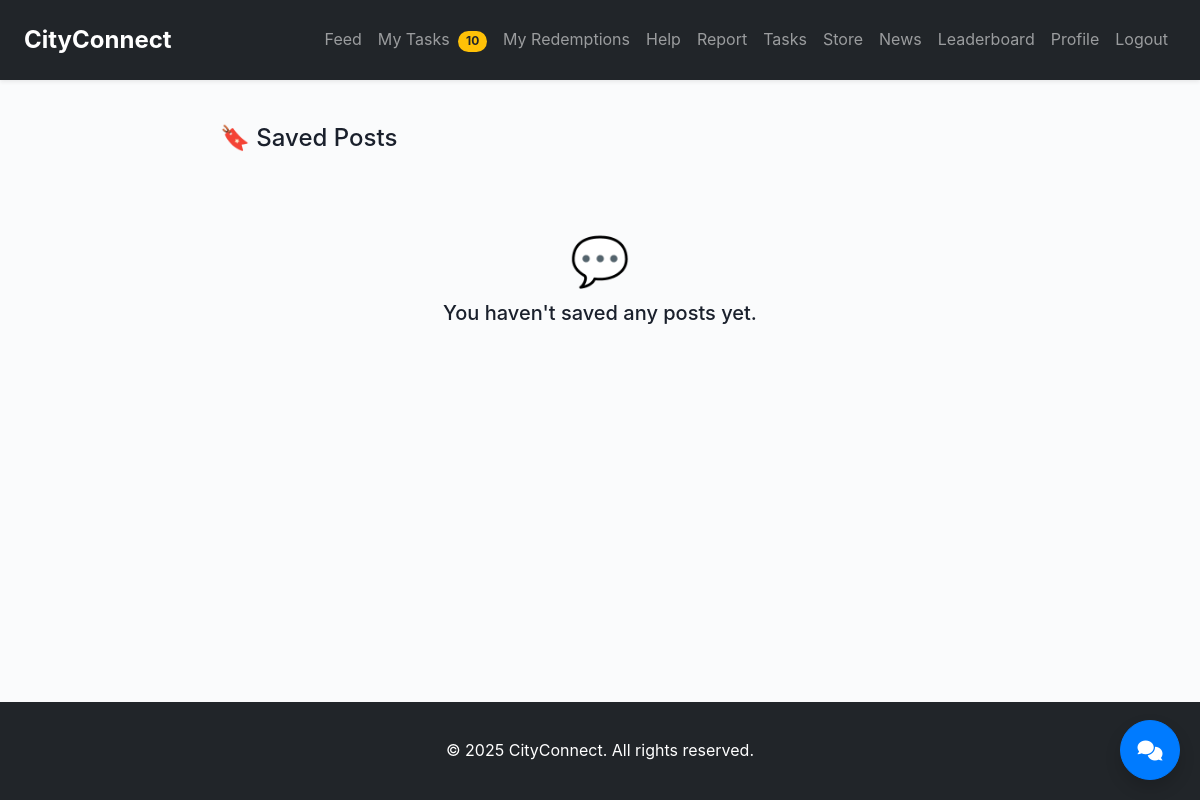
Page /saved/ (signed in) on the earlier database version.
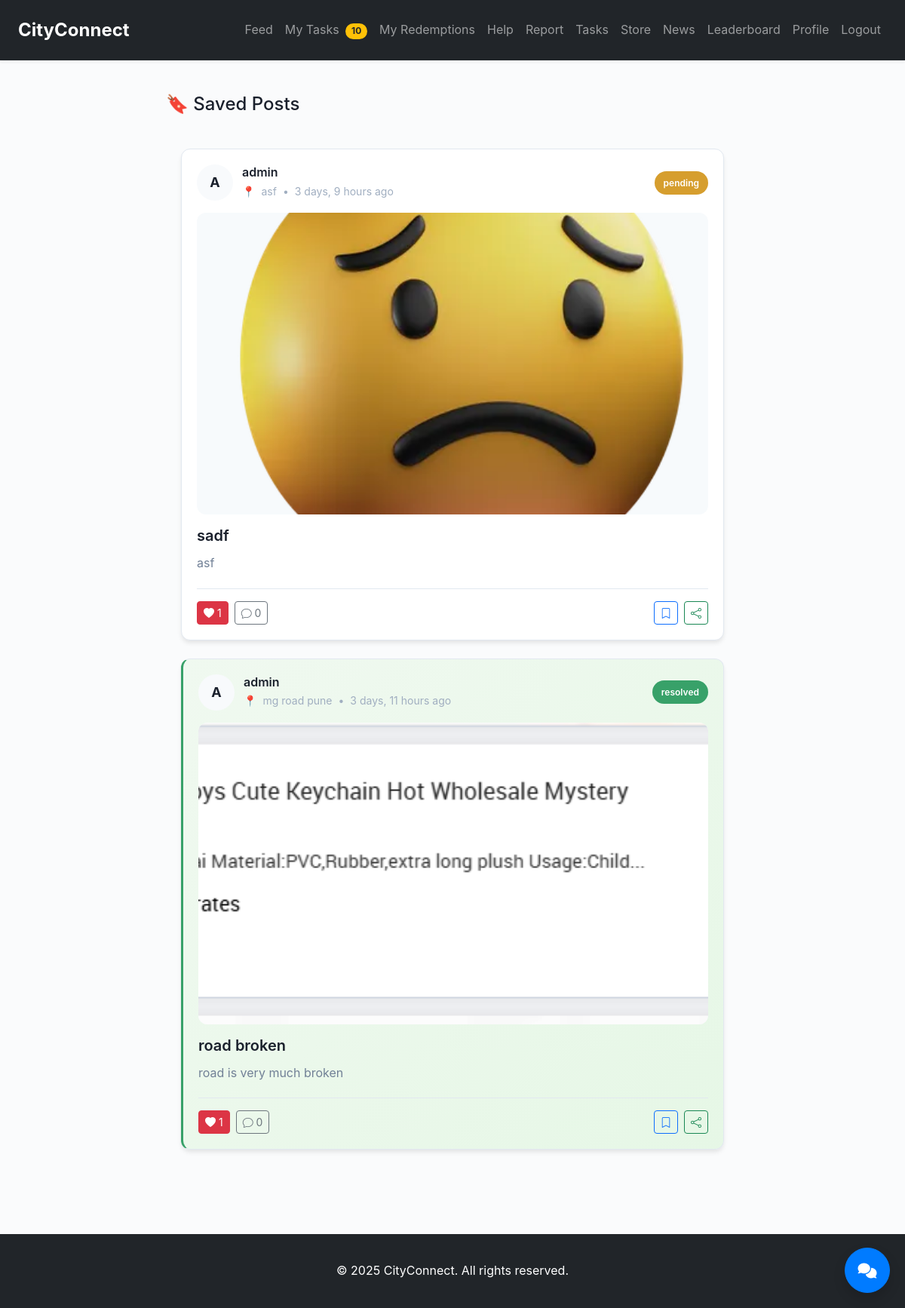
Same page on the later database version.
### core/models.py (models this page shows, shortened)
class IssuePost(models.Model):
    STATUS_CHOICES = [
        ('pending', 'Pending'),
        ('in_progress', 'In Progress'),
        ('resolved', 'Resolved'),
    ]
    DEPARTMENT_CHOICES = [
        ('public_works', 'Public Works Department'),
        ('water_supply', 'Water Supply Department'),
        ('waste_management', 'Waste Management Department'),
        ('electricity', 'Electricity Department'),
        ('health_sanitation', 'Health & Sanitation Department'),
        ('traffic_transport', 'Traffic & Transport Department'),
        ('parks_recreation', 'Parks & Recreation Department'),
        ('other', 'Other'),
    ]
    id = models.AutoField(primary_key=True, editable=True)
    user = models.ForeignKey(User, on_delete=models.CASCADE, related_name='issue_posts')
    title = models.CharField(max_length=150)
    description = models.TextField()
    image = models.ImageField(upload_to='issue_posts/', blank=True, null=True)
    area = models.CharField(max_length=100)
    location_details = models.CharField(max_length=200, blank=True, null=True, help_text="Specific location details (e.g., 'Near City Park, Sector 10')")
    department = models.CharField(max_length=50, choices=DEPARTMENT_CHOICES, help_text="Select the relevant department for this issue.")
    created_at = models.DateTimeField(auto_now_add=True)
    updated_at = models.DateTimeField(auto_now=True)
    status = models.CharField(
        max_length=20,
        choices=STATUS_CHOICES,
        default='pending'
    )
    likes_count = models.PositiveIntegerField(default=0)
    comments_count = models.PositiveIntegerField(default=0)
    class Meta:
        ordering = ['-created_at']
        verbose_name = 'Issue Post'
        verbose_name_plural = 'Issue Posts'
        indexes = [
            models.Index(fields=['-created_at']),
            models.Index(fields=['status']),
            models.Index(fields=['area']),
            models.Index(fields=['department']), # New index for department
        ]
    def is_liked_by(self):
        user = self.user
        """Check if the post is liked by the current user"""
        if not user.is_authenticated:
            return False
        return self.likes.filter(user=user).exists()

class User(AbstractUser):
    ROLE_CHOICES = (
        ('citizen', 'Citizen'),
        ('admin', 'Admin'),
    )
    role = models.CharField(max_length=10, choices=ROLE_CHOICES, default='citizen')
    eco_coins = models.PositiveIntegerField(default=0)
    area = models.CharField(max_length=100, blank=True)

### core/views.py (the view)
# urls.py: path('saved/', views.saved_posts_view, name='saved_posts'),
@login_required
def saved_posts_view(request):
    posts = (
        IssuePost.objects
        .filter(savedpost__user=request.user)  # only posts that are saved by this user
        .select_related('user')               # optimize FK to user
        .prefetch_related('likes', 'comments') # optimize related sets
    )
    paginator = Paginator(posts, 10)
    page_number = request.GET.get('page')
    page_obj = paginator.get_page(page_number)
    return render(request, 'core/saved_posts.html', {'saved_posts': page_obj})

### core/context_processors.py (called while the page is built)
def notification_counts(request):
    if request.user.is_authenticated:
        pending_tasks = Task.objects.filter(user=request.user, is_verified=False).count()
    else:
        pending_tasks = 0
    return {
        'pending_tasks': pending_tasks,
        'pending_redemptions': 0, # Removed from core context, handled by store app
    }

### core/templates/core/saved_posts.html (shortened to what this page needs)
{% extends 'core/base.html' %}
{% load static %}
{% block content %}
<h4 class="mb-4">🔖 Saved Posts</h4>
<div class="container">
    <div id="complaints-container">
    {% for post in saved_posts %}
        {% include 'core/partials/post_card.html' %}
    {% empty %}
        <div class="empty-state">
            <div class="empty-icon">💬</div>
            <h5>You haven't saved any posts yet.</h5>
        </div>
    {% endfor %}
    </div>
</div>
<link rel="stylesheet" href="https://cdn.jsdelivr.net/npm/bootstrap-icons@1.11.1/font/bootstrap-icons.css">
<link rel="stylesheet" href="{% static 'css/feed.css' %}">
{% endblock %}

### core/templates/core/partials/post_card.html
<div class="complaint-card {% if post.status == 'resolved' %}accent-green{% endif %}" data-post-id="{{ post.id }}">
    <div class="card-header">
        <div class="avatar">
            {% if post.user.profile.avatar %}
                <img src="{{ post.user.profile.avatar.url }}" alt="{{ post.user.username }}">
            {% else %}
                <div class="avatar-initial">{{ post.user.username|first|upper }}</div>
            {% endif %}
        </div>
        <div class="user-info">
            <h3>{{ post.user.username }}</h3>
            <div class="meta-info">
                <span class="icon-location"></span>
                <span>{{ post.area }}</span>
                <span>•</span>
                <span>{{ post.created_at|timesince }} ago</span>
            </div>
        </div>
        <div class="status-badge status-{{ post.status|lower|cut:' ' }}">
            {{ post.status }}
        </div>
    </div>
    {% if post.image %}
    <div class="media-carousel">
        <div class="media-container">
            <div class="media-slides">
                <div class="media-slide">
                    <img src="{{ post.image.url }}" alt="{{ post.title }}">
                </div>
            </div>
        </div>
    </div>
    {% endif %}
    <div class="card-content">
        <h2>{{ post.title }}</h2>
        <p>{{ post.description }}</p>
    </div>
    <div class="card-actions d-flex align-items-center justify-content-between mt-2">
        <div class="action-buttons d-flex align-items-center gap-2">
            <button hx-post="{% url 'toggle_like' post.id %}"
                hx-target="closest .complaint-card"
                hx-swap="outerHTML"
                hx-headers='{"X-CSRFToken": "{{ csrf_token }}"}'
                class="btn btn-sm btn-outline-danger {% if post.is_liked_by %}active{% endif %}"
                title="{% if post.is_liked_by %}Unlike{% else %}Like{% endif %}">
                <i class="bi {% if post.is_liked_by %}bi-heart-fill{% else %}bi-heart{% endif %}"></i>
                <span>{{ post.likes.count }}</span>
            </button>
            <button class="btn btn-sm btn-outline-secondary" onclick="openCommentModal('{{ post.id }}')" title="Comment">
                <i class="bi bi-chat"></i>
                <span>{{ post.comments.count }}</span>
            </button>
        </div>
        <div class="d-flex align-items-center gap-2">
<form hx-post="{% url 'toggle_save_post' post.id %}"
      hx-target="closest .complaint-card"
      hx-swap="outerHTML"
      hx-headers='{"X-CSRFToken": "{{ csrf_token }}"}'>
    {% if post.id in saved_posts %}
        <button type="submit" class="btn btn-sm btn-warning" title="Unsave">
            <i class="bi bi-bookmark-fill text-dark"></i>
        </button>
    {% else %}
        <button type="submit" class="btn btn-sm btn-outline-primary" title="Save">
            <i class="bi bi-bookmark text-primary"></i>
        </button>
    {% endif %}
</form>
            <button type="button" class="btn btn-sm btn-outline-success"
                onclick="copyToClipboard('{{ request.scheme }}://{{ request.get_host }}{% url 'post_detail' post.id %}')"
                title="Share Post">
                <i class="bi bi-share"></i>
            </button>
        </div>
    </div>
</div>

Differences in the rows shown:
now on this page (row edited): IssuePost: user.username|first "A", user.username "admin", area "asf", created_at "3 days, 9 hours", status "pending", image (picture), title "sadf", description "asf", likes.count "1", comments.count "0"
now on this page (row edited): IssuePost: user.username|first "A", user.username "admin", area "mg road pune", created_at "3 days, 11 hours", status "resolved", image (picture), title "road broken", description "road is very much broken", likes.count "1", comments.count "0"
Other differences:
text no longer shown: "💬 You haven't saved any posts yet."
